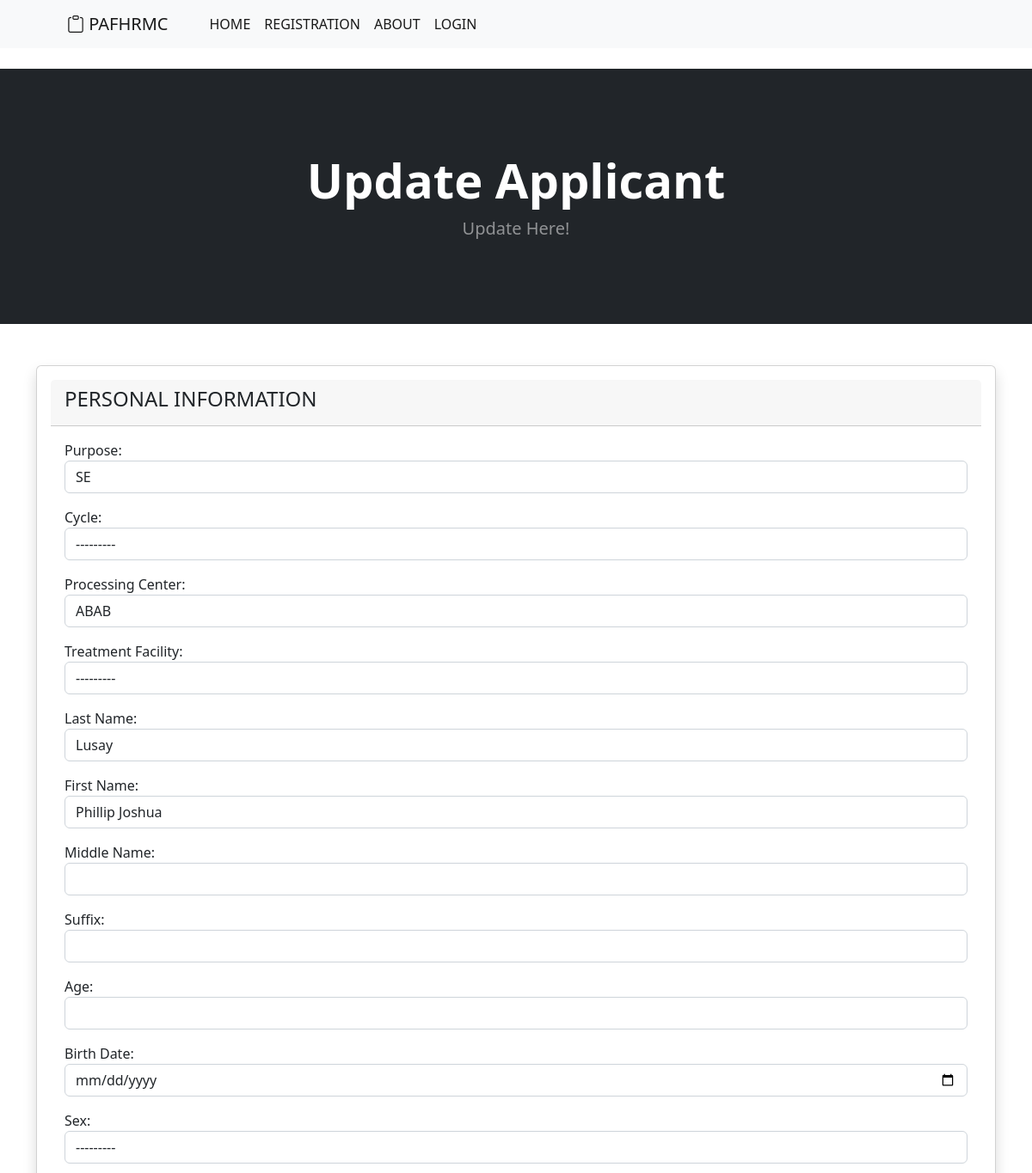
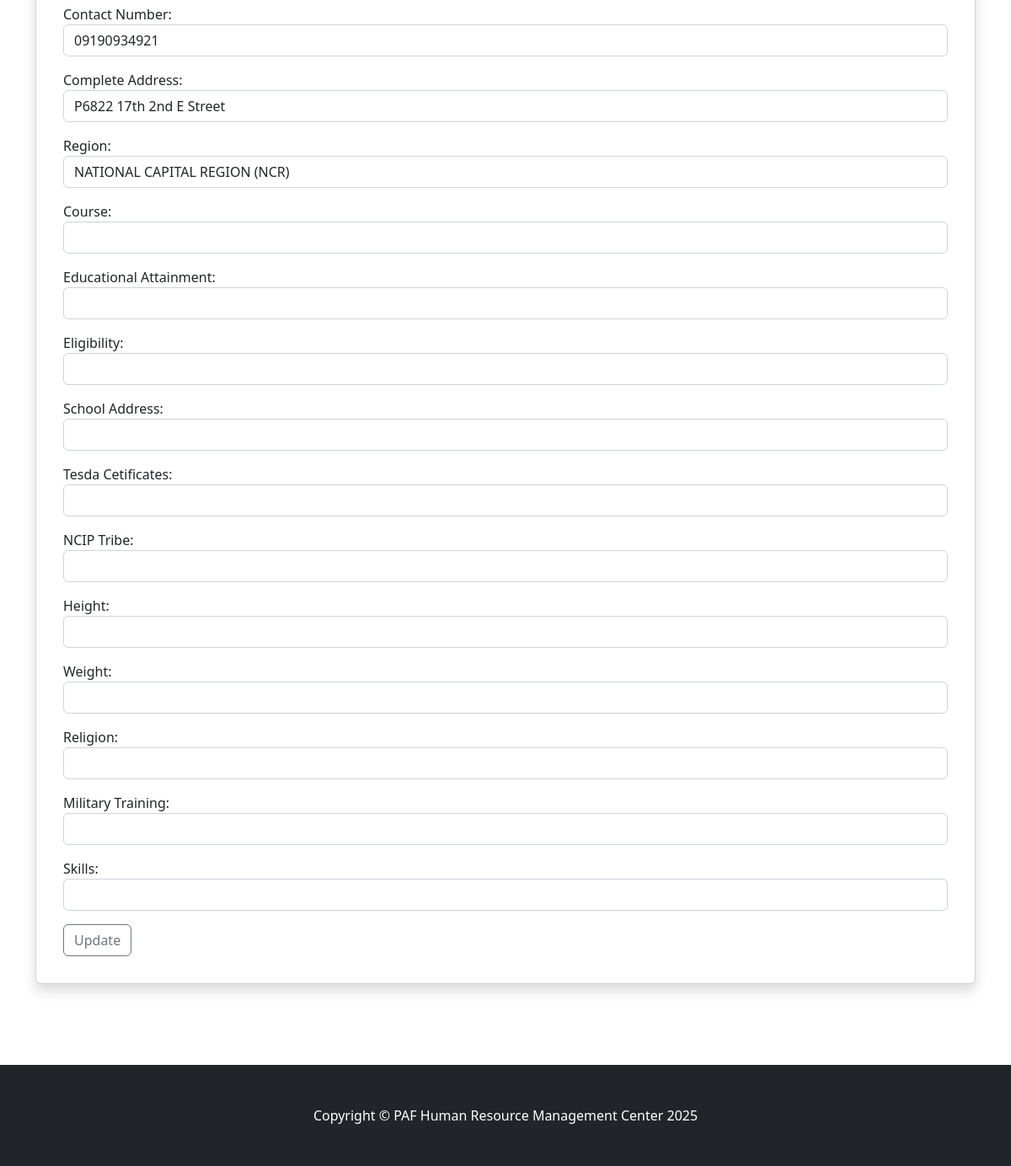
The app's page /updateRegistration/11 with its own data (2 pictures, top to bottom).
### myapp/models.py (models this page shows, shortened)
class Purpose(models.Model):
    class Meta:
        verbose_name_plural = "Purpose"
    purpose = models.CharField(max_length=20, null=True,blank=True)
    def __str__(self):
        return f"{self.purpose}"

class Cycle(models.Model):
    class Meta:
        verbose_name_plural = "Cycle"
    cycle = models.CharField(max_length=20, null=True,blank=True)
    def __str__(self):
        return f"{self.cycle}"

class Applicant(models.Model):
    class Meta:
        verbose_name_plural = "Applicant"
    SEX_CHOICES = [
        ("Male","Male"),
        ("Female","Female"),
    ]
    purpose = models.ForeignKey(Purpose, null=True,blank=True, on_delete=models.CASCADE)
    cycle = models.ForeignKey(Cycle, null=True,blank=True, on_delete=models.CASCADE)
    pc = models.ForeignKey(ProcessingCenter, null=True,blank=True, on_delete=models.CASCADE)
    mtf = models.ForeignKey(TreatmentFacility, null=True,blank=True, on_delete=models.CASCADE)
    lastName = models.CharField(max_length=200,null=False,blank=False)
    firstName = models.CharField(max_length=200,null=False,blank=False)
    middleName = models.CharField(max_length=200, null=True,blank=True)
    suffix = models.CharField(max_length=20, null=True,blank=True)
    age = models.IntegerField(null=True,blank=True)
    birthDate = models.CharField(max_length=50, null=True,blank=True)
    sex = models.CharField(max_length=10,choices=SEX_CHOICES, null=True,blank=True)
    contactNumber = models.CharField(max_length=50, null=True,blank=True)
    completeAddress = models.CharField(max_length=200, null=True,blank=True)
    region = models.CharField(max_length=50, null=True,blank=True)
    course = models.CharField(max_length=100, null=True,blank=True)
    educAttainment = models.CharField(max_length=200, null=True,blank=True)
    schoolAddress = models.CharField(max_length=200, null=True,blank=True)
    eligibility = models.CharField(max_length=100, null=True,blank=True)
    tesdaCert = models.CharField(max_length=200, null=True,blank=True)
    ncipTribe = models.CharField(max_length=200, null=True,blank=True)
    height = models.CharField(max_length=50, null=True,blank=True)
    weight = models.CharField(max_length=50, null=True,blank=True)
    religion = models.CharField(max_length=100, null=True,blank=True)
    milTraining = models.CharField(max_length=100, null=True,blank=True)
    skill = models.CharField(max_length=100, null=True,blank=True)

### myapp/views.py (the view)
# urls.py: path('updateRegistration/<updateReg_id>',views.updateRegistration, name='updateRegistration'),
def updateRegistration(request, updateReg_id):
    reg = Applicant.objects.get(pk=updateReg_id)
    form = RegistrationForm(request.POST or None, instance=reg)
    if form.is_valid():
        form.save()
        messages.success(request,('Updated Successfully!'))
        return redirect('home')
    return render(request,'updateReg.html',{'reg':reg,'form':form})

### myapp/models.py (called while the page is built)
    def __str__(self):
        return self.pcName

    def __str__(self):
        return self.mtfName

### myapp/templates/updateReg.html (shortened to what this page needs)
{% extends 'base.html' %}
{% block content %}
        <header class="bg-dark py-5">
            <div class="container px-4 px-lg-5 my-5">
                <div class="text-center text-white">
                    <h1 class="display-4 fw-bolder">Update Applicant</h1>
                    <p class="lead fw-normal text-white-50 mb-0">Update Here!</p>
                </div>
            </div>
        </header>
        <br><br>
        <div class="container">
                <div class="card shadow p-3 mb-5 bg-white rounded">
                    <div class="card-header">
                        <h4>PERSONAL INFORMATION</h4>
                    </div>
                    <div class="card-body">
                        {% if submitted %}
                            Registration Saved!!
                        {% else %}
                        <form method="POST" action="">
                                {{ form.as_p }}
                                <input type="submit" value="Update" class="btn btn-outline-secondary">
                        </form>
                        {% endif %}
                    </div>
                </div>
            </div>
       <br><br>
{% endblock %}

### records on screen
Purpose: purpose "SE"
Cycle: cycle "---------"
Applicant: pc "ABAB", mtf "---------", lastName "Lusay", firstName "Phillip Joshua", sex "---------", contactNumber "09190934921", completeAddress "P6822 17th 2nd E Street", region "NATIONAL CAPITAL REGION (NCR)"
